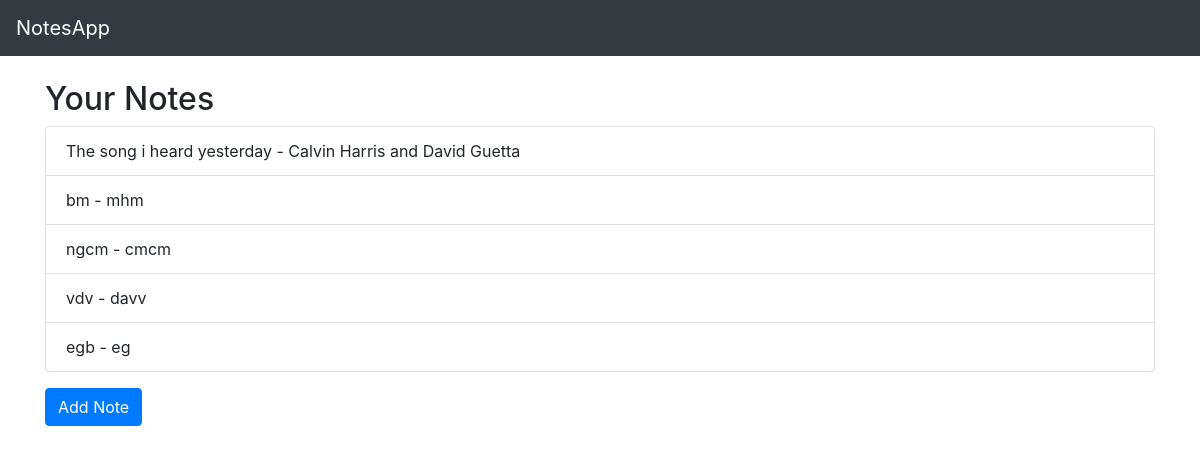
The page /accounts/view_notes/ (signed in) on the database its author committed.
### notes/models.py (models this page shows, shortened)
class Note(models.Model):
    user = models.ForeignKey(User, on_delete=models.CASCADE)
    title = models.CharField(max_length=255)
    content = models.TextField()

### notes/views.py (the view)
# urls.py: path('view_notes/', view_notes, name='view_notes'),
def view_notes(request):
    notes = Note.objects.filter(user=request.user)
    return render(request, 'view_notes.html', {'notes': notes})

### notes/templates/view_notes.html
{% extends 'base.html' %}
{% block content %}
  <div class="container mt-4">
    <h2>Your Notes</h2>
    {% if notes %}
      <ul class="list-group">
        {% for note in notes %}
          <li class="list-group-item">{{ note.title }} - {{ note.content }}</li>
        {% endfor %}
      </ul>
    {% else %}
      <p>No notes available.</p>
    {% endif %}
    <a href="{% url 'add_note' %}" class="btn btn-primary mt-3">Add Note</a>
  </div>
{% endblock %}

### rows shown on the page
Note: title "The song i heard yesterday", content "Calvin Harris and David Guetta"
Note: title "bm", content "mhm"
Note: title "ngcm", content "cmcm"
Note: title "vdv", content "davv"
Note: title "egb", content "eg"
